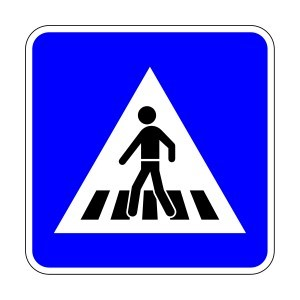
#> input picture TrafficSignalDetection/TrafficSignals/CROSSWALK.jpg, 300 x 300 px, found by its file name
$ python trafficSignDetection.py
#> lines starting #> are read from the running program, lines starting #| are printed output that depends on the picture
from re import X
import cv2 as cv
from cv2 import threshold
from cv2 import drawContours
import numpy as np
import math
import json
WIDTH = HEIGHT = 300                                                                                    # Size of the image

# Relations between areas of shapes and the minimum enclosing circle
RELATION_AREA_OF_CIRCLE_AND_TRIANGLE = 2.4184                                                           # 4*PI/(3*SQRT(3))
RELATION_AREA_OF_CIRCLE_AND_SQUARE = 1.5708                                                             # PI/2
RELATION_AREA_OF_CIRCLE_AND_CIRCLE = 1

# Color Boundaries for the signal
ColorBoundaries = [
    ([0, 100, 100], [20, 255, 255],"RED"),                                                              # Red (0-20)
    ([160, 100, 100], [180, 255, 255],"RED"),                                                           # Red (160-180)
    ([60, 100, 100], [70, 255, 255],"GREEN"),                                                           # Green
    ([95, 100, 100], [120, 255, 255],"BLUE"),                                                           # Blue
    ([25, 100, 100], [30, 255, 255],"YELLOW"),                                                          # Yellow
    ([0, 0, 200], [230, 50, 255],"WHITE"),                                                              # White
    ([0, 0, 0], [230, 255, 50],"BLACK")                                                                 # Black
]

# Minimum number of pixels for a color to be detected
COLOR_MIN_TH = 500

# DataBase
# https://www.rhinocarhire.com/Drive-Smart-Blog/Drive-Smart-Portugal/Portugal-Road-Signs.aspx
# Load data base

# Rectangle
crossWalkImg = cv.imread("Projeto/TrafficSignalDetection/TrafficSignals/CROSSWALK.jpg")
#> crossWalkImg is the input picture: shape (300, 300, 3); mean B, G, R 237.3, 129.3, 129.3
parkImg = cv.imread("Projeto/TrafficSignalDetection/TrafficSignals/PARK.jpg")
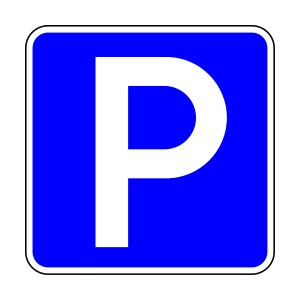
#> input picture TrafficSignalDetection/TrafficSignals/PARK.jpg, 300 x 300 px, found by its file name
#> parkImg is the input picture: shape (300, 300, 3); mean B, G, R 248.7, 131.3, 131.2
priorityImg = cv.imread("Projeto/TrafficSignalDetection/TrafficSignals/PRIORITY.jpg")
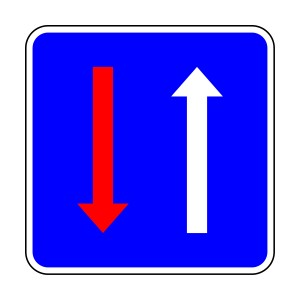
#> input picture TrafficSignalDetection/TrafficSignals/PRIORITY.jpg, 300 x 300 px, found by its file name
#> priorityImg is the input picture: shape (300, 300, 3); mean B, G, R 238.9, 105.3, 115.1
roadBendAheadImg = cv.imread("Projeto/TrafficSignalDetection/TrafficSignals/ROAD_BEND_AHEAD.jpg")
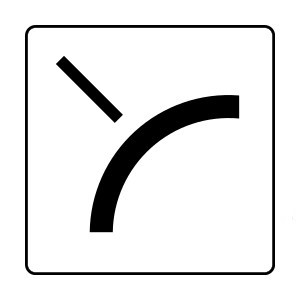
#> input picture TrafficSignalDetection/TrafficSignals/ROAD_BEND_AHEAD.jpg, 300 x 300 px, found by its file name
#> roadBendAheadImg is the input picture: shape (300, 300, 3); min 0, max 255, mean 230.9
# Circle
speedLimitImg = cv.imread("Projeto/TrafficSignalDetection/TrafficSignals/SPEED_LIMIT.jpg")
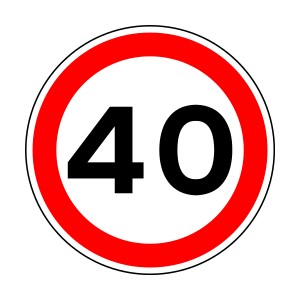
#> input picture TrafficSignalDetection/TrafficSignals/SPEED_LIMIT.jpg, 300 x 300 px, found by its file name
#> speedLimitImg is the input picture: shape (300, 300, 3); mean B, G, R 187, 187.1, 230.3
entryNotAllowedImg = cv.imread("Projeto/TrafficSignalDetection/TrafficSignals/ENTRY_NOT_ALLOWED.jpg")
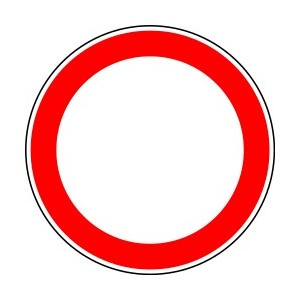
#> input picture TrafficSignalDetection/TrafficSignals/ENTRY_NOT_ALLOWED.jpg, 300 x 300 px, found by its file name
#> entryNotAllowedImg is the input picture: shape (300, 300, 3); mean B, G, R 202.7, 202.8, 249.4
mandatoryLeftImg = cv.imread("Projeto/TrafficSignalDetection/TrafficSignals/MANDATORY_LEFT.jpg")
mandatoryLightImg = cv.imread("Projeto/TrafficSignalDetection/TrafficSignals/MANDATORY_LIGHTs.jpg")
parkingForbidenImg = cv.imread("Projeto/TrafficSignalDetection/TrafficSignals/PARKING_FORBIDDEN.jpg")
# Triangle
roadBendRightImg = cv.imread("Projeto/TrafficSignalDetection/TrafficSignals/ROAD_BEND_RIGHT.jpg")
roadWorkImg = cv.imread("Projeto/TrafficSignalDetection/TrafficSignals/ROADWORK.jpg")
steppAheadImg = cv.imread("Projeto/TrafficSignalDetection/TrafficSignals/STEPP_AHEAD.jpg")
traficLightAheadImg = cv.imread("Projeto/TrafficSignalDetection/TrafficSignals/TRAFIC_LIGHT_AHEAD.jpg")

# Test images
test1 = cv.imread("Projeto/TrafficSignalDetection/TrafficSignals/teste1.png")
test2 = cv.imread("Projeto/TrafficSignalDetection/TrafficSignals/teste2.png")
test3 = cv.imread("Projeto/TrafficSignalDetection/TrafficSignals/teste3.png")
test4 = cv.imread("Projeto/TrafficSignalDetection/TrafficSignals/teste4.png")
test5 = cv.imread("Projeto/TrafficSignalDetection/TrafficSignals/teste5.png")

#> (the run stopped early here; a loop or call above may not have finished)
